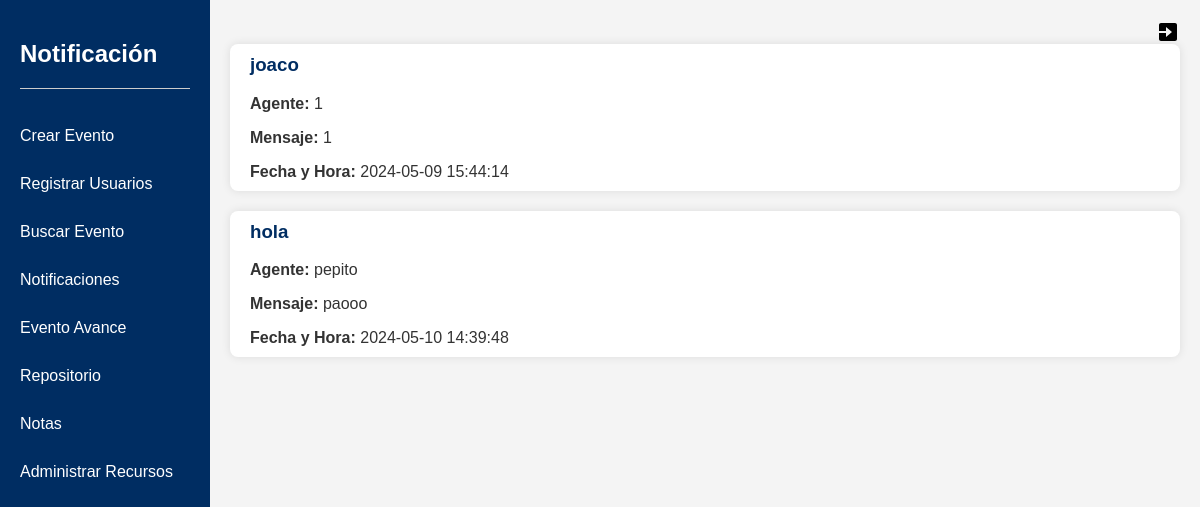
Page /obtenernotificiacion.php on the committed database.
### tables this page shows
CREATE TABLE "Notificaciones" (
	"id_notificacion"	INTEGER,
	"id_usuario"	INTEGER,
	"nombre"	TEXT,
	"agente"	TEXT,
	"mensaje"	TEXT,
	"fecha_hora"	DATETIME DEFAULT CURRENT_TIMESTAMP,
	FOREIGN KEY("id_usuario") REFERENCES "Usuarios"("id_usuario"),
	PRIMARY KEY("id_notificacion" AUTOINCREMENT)
);

### obtenernotificiacion.php (the view, shortened to what this page needs)
<?php
require 'conexion.php';
?>
<!DOCTYPE html>
<html lang="es">
<head>
    </head>
    <body>
    <div class="container">
        <div class="sidebar">
            <h2>Notificación</h2>
            <hr>
            <ul> <br>
                <li><a href="evento.html">Crear Evento</a></li>
                <li><a href="registro.php">Registrar Usuarios</a></li>
                <li><a href="buscar.php">Buscar Evento</a></li>
                <li><a href="notificaciones.php">Notificaciones</a></li>
                <li><a href="eventos_avance2.php">Evento Avance</a></li>
                <li><a href="repositorio.php">Repositorio</a></li>
                <li><a href="notas.php">Notas</a></li>
                <li><a href="admin.php">Administrar Recursos</a></li>
            </ul>
        </div>
        <div class="content">
        <div class="icons">
<svg class="close" xmlns="http://www.w3.org/2000/svg" width="24" height="24" viewBox="0 0 24 24" style="fill: rgba(0, 0, 0, 1);transform: ;msFilter:;"><path d="M5.002 21h14c1.103 0 2-.897 2-2V5c0-1.103-.897-2-2-2h-14c-1.103 0-2 .897-2 2v6.001H10V7l6 5-6 5v-3.999H3.002V19c0 1.103.897 2 2 2z"></path></svg>
</div>
<?php
try {
    $stmt = $conexion->prepare("SELECT * FROM Notificaciones");
    $stmt->execute();
    $notificaciones = $stmt->fetchAll(PDO::FETCH_ASSOC);
    if (!empty($notificaciones)) {
        foreach ($notificaciones as $notificacion) {
            echo "<div class='notificacion'>";
            echo "<h3>" . htmlspecialchars($notificacion['nombre']) . "</h3>";
            echo "<p><strong>Agente:</strong> " . htmlspecialchars($notificacion['agente']) . "</p>";
            echo "<p><strong>Mensaje:</strong> " . htmlspecialchars($notificacion['mensaje']) . "</p>";
            echo "<p><strong>Fecha y Hora:</strong> " . htmlspecialchars($notificacion['fecha_hora']) . "</p>";
            echo "</div>";
        }
    } else {
        echo "<p class='no-notificaciones'>No hay notificaciones disponibles.</p>";
    }
} catch (PDOException $e) {
    echo "Error al obtener las notificaciones: " . $e->getMessage();
}
?>
</body>
</html>

### obtenernotificiacion.php (style rules this page uses)
body { font-family: Arial, sans-serif; background-color: #f4f4f4; margin: 0; padding: 0; }
.notificacion { background-color: #fff; padding: 10px 20px; border-radius: 8px; box-shadow: 0 0 10px rgba(0, 0, 0, 0.1); margin-bottom: 20px; }
.notificacion h3 { margin-top: 0; color: #002D62; }
.notificacion p { margin-bottom: 0; color: #333; }
hr { margin: 20px 0; border: none; border-top: 1px solid #ccc; }
.container { display: flex; min-height: 100vh; width: 100%; }
.sidebar { width: 170px; position: sticky; background-color: #002D62; color: #fff; padding: 20px; }
.content { flex: 1; padding: 20px; }
.sidebar h2 { margin-bottom: 20px; }
.sidebar ul { list-style-type: none; padding: 0; }
.sidebar ul li { margin-bottom:30px; }
.sidebar ul li a { color: #fff; text-decoration: none; }
.icons { display: flex; justify-content: flex-end; }
.icons svg { margin-left: 20px; }

### rows in the picture
notificaciones: nombre "joaco", agente "1", mensaje "1", fecha_hora "2024-05-09 15:44:14"
notificaciones: nombre "hola", agente "pepito", mensaje "paooo", fecha_hora "2024-05-10 14:39:48"
